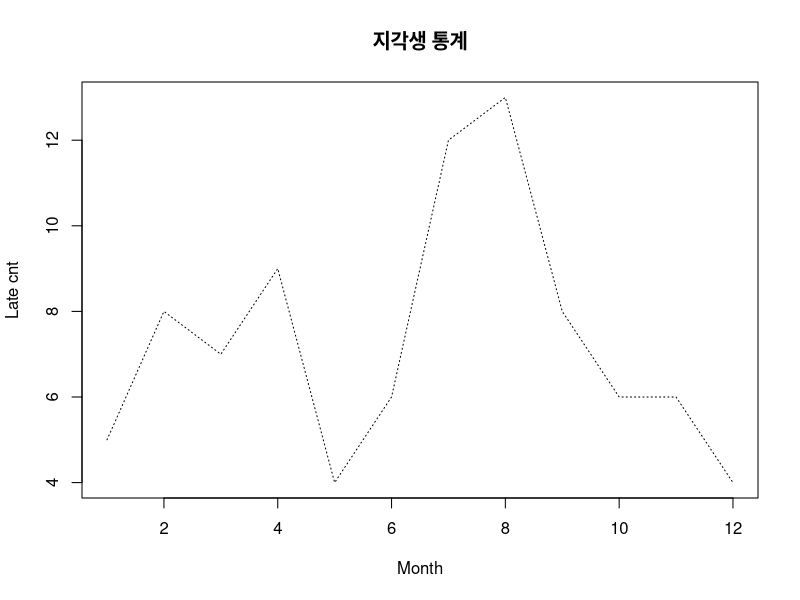
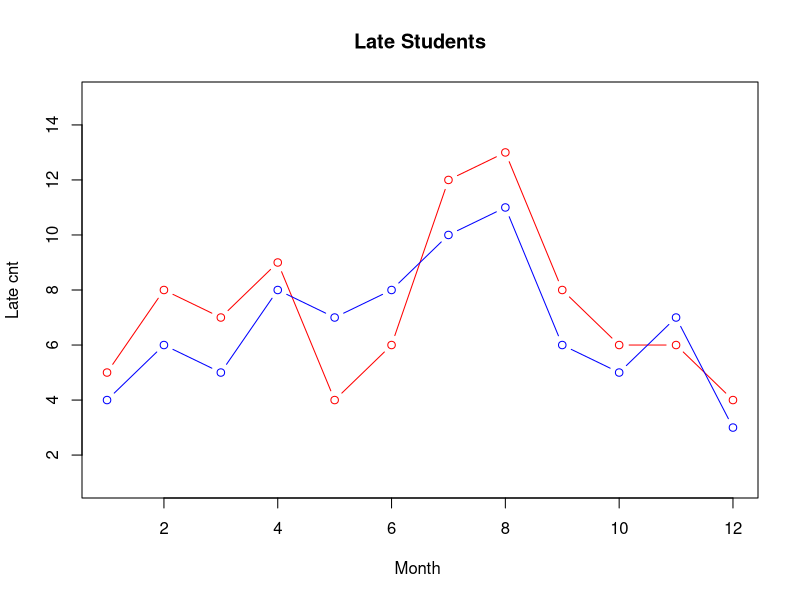

Recreate these plots in R, in order.
# 이전 메모리 제거
rm(list = ls())

# code 6-6
month = 1:12                          # 자료 입력
late = c(5,8,7,9,4,6,12,13,8,6,6,4)   # 자료 입력
plot(month,                           # x data
     late,                            # y data
     main="지각생 통계",              # 제목
     type= "l",                       # 그래프의 종류 선택(알파벳)
     lty=3,                           # 선의 종류(line type) 선택
     lwd=1,                           # 선의 굵기 선택
     xlab="Month",                    # x축 레이블
     ylab="Late cnt"                  # y축 레이블
)

# code 6-7
month = 1:12
late1 = c(5,8,7,9,4,6,12,13,8,6,6,4)
late2 = c(4,6,5,8,7,8,10,11,6,5,7,3)
plot(month,                          # x data
     late1,                          # y data
     main="Late Students",
     type= "b",                      # 그래프의 종류 선택(알파벳)
     lty=1,                          # 선의 종류(line type) 선택
     col="red",                      # 선의 색 선택
     xlab="Month ",                  # x축 레이블
     ylab="Late cnt",                # y축 레이블
     ylim=c(1, 15)                   # y축 값의 (하한, 상한)
)

# 위 그림에 다음 그림을 그림
lines(month,                         # x data
      late2,                         # y data
      type = "b",                    # 선의 종류(line type) 선택
      col = "blue")                  # 선의 색 선택

